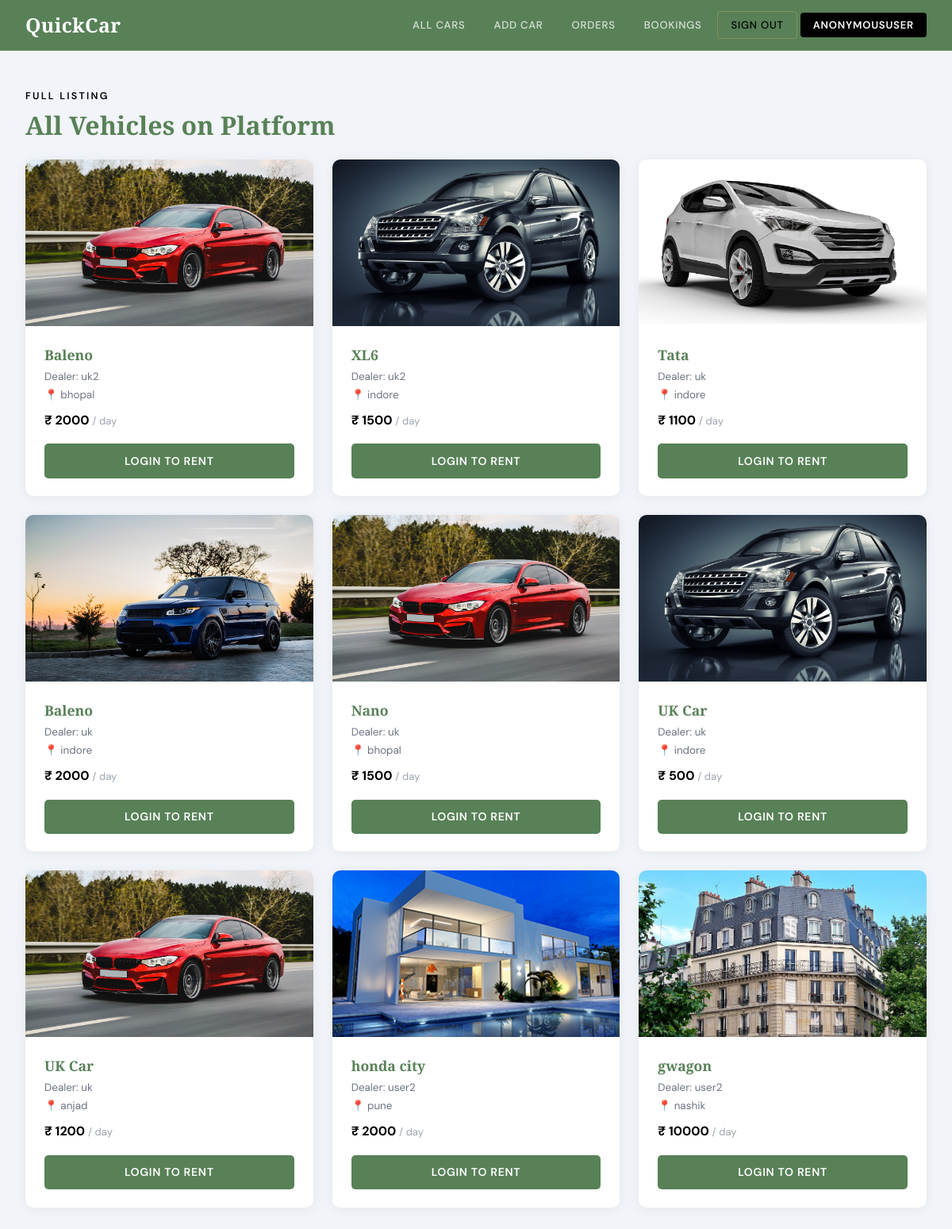
Page /home2/ on the earlier database version.
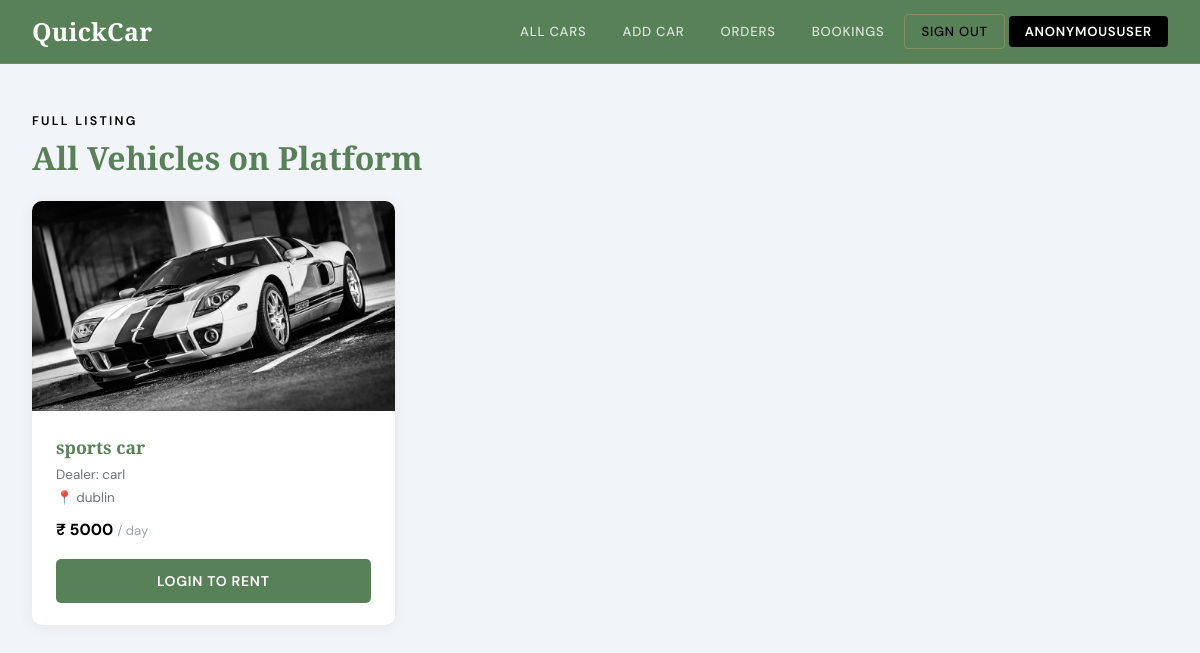
Same page on the later database version.
### home/models.py (models this page shows, shortened)
class Car(models.Model):
    name = models.CharField(max_length=50)
    image = models.ImageField(upload_to="")
    car_dealer = models.ForeignKey(CarDealer, on_delete=models.PROTECT)
    capacity = models.CharField(max_length=2)
    location = models.ForeignKey(
        Location,
        on_delete=models.SET_NULL,
        null=True
    )
    is_available = models.BooleanField(default=True)
    rent = models.CharField(max_length=10, blank=True)

class CarDealer(models.Model):
    car_dealer = models.OneToOneField(User, on_delete=models.CASCADE)
    phone = models.CharField(
        validators=[MinLengthValidator(10), MaxLengthValidator(10)],
        max_length=10
    )
    location = models.ForeignKey(Location, on_delete=models.SET_NULL, null=True)
    earnings = models.IntegerField(default=0)
    type = models.CharField(max_length=20, blank=True)
    def __str__(self):
        return str(self.car_dealer)

class Location(models.Model):
    city = models.CharField(max_length=50)

### home/views.py (the view)
# urls.py: path("home2/", views.index3, name="index3"),
def index3(request):
    cars = Car.objects.all()
    return render(request, "index3.html", {'cars': cars})

### home/templates/index3.html (shortened to what this page needs)
{% extends "cardealerbase.html" %}
{% block body %}
<div style="padding: 1rem 0;">
  <div class="section-tag">Full Listing</div>
  <h2 class="section-title">All Vehicles on Platform</h2>
  <div class="row g-4">
    {% for car in cars %}
    <div class="col-lg-4 col-md-6">
      <div class="car-card">
        <img src="/media/{{ car.image }}" alt="{{ car.name }}">
        <div class="car-card-body">
          <div class="car-name">{{ car.name }}</div>
          <div class="car-meta">Dealer: {{ car.car_dealer }}</div>
          <div class="car-meta">📍 {{ car.location.city }}</div>
          <div class="car-price">₹ {{ car.rent }} <span style="font-weight:400;font-size:0.82rem;color:#9ca3af;">/ day</span></div>
          <a href="/customer_login/" class="btn-rent">Login to Rent</a>
        </div>
      </div>
    </div>
    {% endfor %}
  </div>
</div>
{% endblock body %}

Differences in the rows shown:
removed Car: image (picture), name "Baleno", car_dealer "uk2", location.city "bhopal", rent "2000"
removed Car: image (picture), name "XL6", car_dealer "uk2", location.city "indore", rent "1500"
removed Car: image (picture), name "Tata", car_dealer "uk", location.city "indore", rent "1100"
removed Car: image (picture), name "Baleno", car_dealer "uk", location.city "indore", rent "2000"
removed Car: image (picture), name "Nano", car_dealer "uk", location.city "bhopal", rent "1500"
removed Car: image (picture), name "UK Car", car_dealer "uk", location.city "indore", rent "500"
removed Car: image (picture), name "UK Car", car_dealer "uk", location.city "anjad", rent "1200"
removed Car: image (picture), name "honda city", car_dealer "user2", location.city "pune", rent "2000"
removed Car: image (picture), name "gwagon", car_dealer "user2", location.city "nashik", rent "10000"
added Car: image (picture), name "sports car", car_dealer "carl", location.city "dublin", rent "5000"
